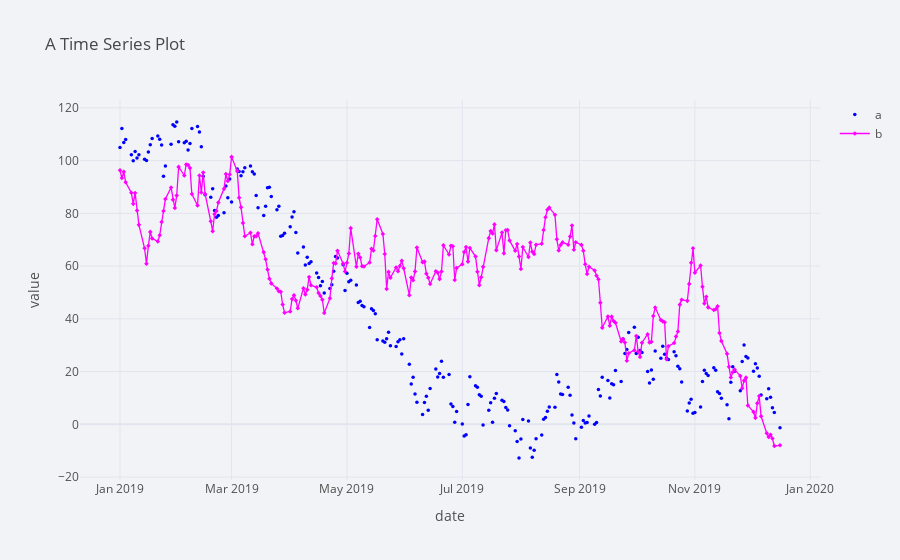

The code cell stored with this chart in its notebook:
### Code cell
plyo.iplot(df[['a','b']].iplot(
    asFigure=True,
    theme='polar',
    title='A Time Series Plot',
    xTitle='date',yTitle='value',
    mode={'a':'markers','b':'lines+markers'},
    symbol={'a':'circle','b':'diamond'},size=3.5,colors={'a':'blue','b':'magenta'},),
           filename='ply_02')

### Figure 1 — Plotly figure (JSON) as saved in the notebook; plotly's stock layout.template omitted (floating-point values rounded to 4 significant figures; data arrays with more than 128 entries replaced by an {"elided": "..."} marker saying what was removed)
{"data": [{"line": {"color": "blue", "dash": "solid", "shape": "linear", "width": 1.3}, "marker": {"size": 3.5, "symbol": "circle"}, "mode": "markers", "name": "a", "text": "", "type": "scatter", "x": {"elided": "250 str values"}, "y": {"elided": "250 float values"}}, {"line": {"color": "magenta", "dash": "solid", "shape": "linear", "width": 1.3}, "marker": {"size": 3.5, "symbol": "diamond"}, "mode": "lines+markers", "name": "b", "text": "", "type": "scatter", "x": {"elided": "250 str values"}, "y": {"elided": "250 float values"}}], "layout": {"legend": {"bgcolor": "#F2F3F7", "font": {"color": "#505050"}}, "paper_bgcolor": "#F2F3F7", "plot_bgcolor": "#F2F3F7", "title": {"font": {"color": "#484848"}, "text": "A Time Series Plot"}, "xaxis": {"gridcolor": "#E1E5ED", "showgrid": true, "tickfont": {"color": "#505050"}, "title": {"font": {"color": "#505050"}, "text": "date"}, "zerolinecolor": "#E1E5ED"}, "yaxis": {"gridcolor": "#E1E5ED", "showgrid": true, "tickfont": {"color": "#505050"}, "title": {"font": {"color": "#505050"}, "text": "value"}, "zerolinecolor": "#E1E5ED"}}}
